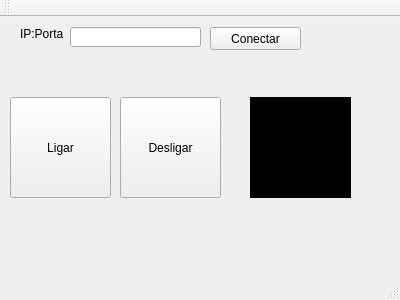
<?xml version="1.0" encoding="UTF-8"?>
<ui version="4.0">
 <class>MainWindow</class>
 <widget class="QMainWindow" name="MainWindow">
  <property name="geometry">
   <rect>
    <x>0</x>
    <y>0</y>
    <width>400</width>
    <height>300</height>
   </rect>
  </property>
  <property name="windowTitle">
   <string>MainWindow</string>
  </property>
  <widget class="QWidget" name="centralWidget">
   <widget class="QPushButton" name="ligar">
    <property name="geometry">
     <rect>
      <x>10</x>
      <y>80</y>
      <width>101</width>
      <height>101</height>
     </rect>
    </property>
    <property name="text">
     <string>Ligar</string>
    </property>
   </widget>
   <widget class="QPushButton" name="desligar">
    <property name="geometry">
     <rect>
      <x>120</x>
      <y>80</y>
      <width>101</width>
      <height>101</height>
     </rect>
    </property>
    <property name="text">
     <string>Desligar</string>
    </property>
   </widget>
   <widget class="QLabel" name="label">
    <property name="geometry">
     <rect>
      <x>20</x>
      <y>10</y>
      <width>47</width>
      <height>13</height>
     </rect>
    </property>
    <property name="text">
     <string>IP:Porta</string>
    </property>
   </widget>
   <widget class="QLineEdit" name="ip">
    <property name="geometry">
     <rect>
      <x>70</x>
      <y>10</y>
      <width>131</width>
      <height>20</height>
     </rect>
    </property>
   </widget>
   <widget class="QPushButton" name="conectar">
    <property name="geometry">
     <rect>
      <x>210</x>
      <y>10</y>
      <width>91</width>
      <height>23</height>
     </rect>
    </property>
    <property name="text">
     <string>Conectar</string>
    </property>
   </widget>
   <widget class="QWidget" name="lamp" native="true">
    <property name="geometry">
     <rect>
      <x>250</x>
      <y>80</y>
      <width>101</width>
      <height>101</height>
     </rect>
    </property>
    <property name="styleSheet">
     <string notr="true">background-color: rgb(0, 0, 0);</string>
    </property>
   </widget>
  </widget>
  <widget class="QMenuBar" name="menuBar">
   <property name="geometry">
    <rect>
     <x>0</x>
     <y>0</y>
     <width>400</width>
     <height>21</height>
    </rect>
   </property>
  </widget>
  <widget class="QToolBar" name="mainToolBar">
   <attribute name="toolBarArea">
    <enum>TopToolBarArea</enum>
   </attribute>
   <attribute name="toolBarBreak">
    <bool>false</bool>
   </attribute>
  </widget>
  <widget class="QStatusBar" name="statusBar"/>
 </widget>
 <layoutdefault spacing="6" margin="11"/>
 <resources/>
 <connections/>
</ui>
